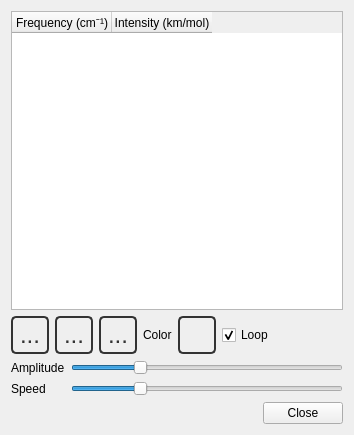
<?xml version="1.0" encoding="UTF-8"?>
<ui version="4.0">
 <class>FrequenciesConfigurator</class>
 <widget class="QDialog" name="FrequenciesConfigurator">
  <property name="geometry">
   <rect>
    <x>0</x>
    <y>0</y>
    <width>354</width>
    <height>435</height>
   </rect>
  </property>
  <property name="sizePolicy">
   <sizepolicy hsizetype="MinimumExpanding" vsizetype="MinimumExpanding">
    <horstretch>0</horstretch>
    <verstretch>0</verstretch>
   </sizepolicy>
  </property>
  <property name="windowTitle">
   <string>Vibrational Frequencies</string>
  </property>
  <property name="styleSheet">
   <string notr="true">QToolButton {
   color: #333;
   background-color: QLinearGradient( x1: 0, y1: 0, x2: 0, y2: 1, 
          stop: 0 #fff,
          stop: 0.5 #eee, 
          stop: 1 #999);
   border-width: 2px;
   border-color: #333;
   border-style: solid;
   border-radius: 5;
   padding: 0px;
   font-size: 24px;
   min-width: 34px;
   max-width: 34px;
   min-height: 34px;
   max-height: 34px;
}

QToolButton:disabled {
  background-color: QLinearGradient( x1: 0, y1: 0, x2: 0, y2: 1, 
          stop: 0 #fff,
          stop: 0.5 #eee, 
          stop: 1 #bbb);
   border-color: #aaa;
   color: #aaa;
}

QToolButton:pressed {
   background-color: QLinearGradient( x1: 0, y1: 0, x2: 0, y2: 1, 
          stop: 0 #999,
          stop: 0.5 #eee, 
          stop: 1 #fff);
}

QToolButton:checked {
   border-color: #b00;
}

QToolTip {
   border: 2px solid darkkhaki;
   padding: 2px;
   border-radius: 3px;
   opacity: 500;
   font-size: 10px;
}</string>
  </property>
  <layout class="QVBoxLayout" name="verticalLayout">
   <item>
    <widget class="QTableWidget" name="frequencyTable">
     <property name="editTriggers">
      <set>QAbstractItemView::NoEditTriggers</set>
     </property>
     <property name="selectionMode">
      <enum>QAbstractItemView::SingleSelection</enum>
     </property>
     <property name="selectionBehavior">
      <enum>QAbstractItemView::SelectRows</enum>
     </property>
     <attribute name="horizontalHeaderMinimumSectionSize">
      <number>30</number>
     </attribute>
     <attribute name="verticalHeaderCascadingSectionResizes">
      <bool>true</bool>
     </attribute>
     <column>
      <property name="text">
       <string>Frequency (cm⁻¹)</string>
      </property>
     </column>
     <column>
      <property name="text">
       <string>Intensity (km/mol)</string>
      </property>
     </column>
    </widget>
   </item>
   <item>
    <layout class="QHBoxLayout" name="horizontalLayout_2">
     <item>
      <widget class="QToolButton" name="backButton">
       <property name="toolTip">
        <string>Move to previous frequency</string>
       </property>
       <property name="text">
        <string>...</string>
       </property>
       <property name="icon">
        <iconset resource="IQmol.qrc">
         <normaloff>:/resources/icons/GoBack.png</normaloff>:/resources/icons/GoBack.png</iconset>
       </property>
       <property name="iconSize">
        <size>
         <width>24</width>
         <height>24</height>
        </size>
       </property>
      </widget>
     </item>
     <item>
      <widget class="QToolButton" name="playButton">
       <property name="toolTip">
        <string>Start and stop animation</string>
       </property>
       <property name="styleSheet">
        <string>QToolButton:checked {
   border-color: #333;
}</string>
       </property>
       <property name="text">
        <string>...</string>
       </property>
       <property name="icon">
        <iconset resource="IQmol.qrc">
         <normaloff>:/resources/icons/Play.png</normaloff>
         <normalon>:/resources/icons/Stop.png</normalon>:/resources/icons/Play.png</iconset>
       </property>
       <property name="iconSize">
        <size>
         <width>24</width>
         <height>24</height>
        </size>
       </property>
       <property name="checkable">
        <bool>true</bool>
       </property>
      </widget>
     </item>
     <item>
      <widget class="QToolButton" name="forwardButton">
       <property name="toolTip">
        <string>Move to next frequency</string>
       </property>
       <property name="text">
        <string>...</string>
       </property>
       <property name="icon">
        <iconset resource="IQmol.qrc">
         <normaloff>:/resources/icons/GoForward.png</normaloff>:/resources/icons/GoForward.png</iconset>
       </property>
       <property name="iconSize">
        <size>
         <width>24</width>
         <height>24</height>
        </size>
       </property>
      </widget>
     </item>
     <item>
      <widget class="QLabel" name="label_4">
       <property name="text">
        <string>Color</string>
       </property>
      </widget>
     </item>
     <item>
      <widget class="QToolButton" name="colorButton">
       <property name="toolTip">
        <string>Select the displacement vector color</string>
       </property>
       <property name="text">
        <string/>
       </property>
      </widget>
     </item>
     <item>
      <widget class="QCheckBox" name="loopButton">
       <property name="text">
        <string>Loop</string>
       </property>
       <property name="checked">
        <bool>true</bool>
       </property>
      </widget>
     </item>
     <item>
      <spacer name="horizontalSpacer_2">
       <property name="orientation">
        <enum>Qt::Horizontal</enum>
       </property>
       <property name="sizeHint" stdset="0">
        <size>
         <width>10</width>
         <height>20</height>
        </size>
       </property>
      </spacer>
     </item>
    </layout>
   </item>
   <item>
    <layout class="QGridLayout" name="gridLayout_2">
     <item row="0" column="0">
      <widget class="QLabel" name="label">
       <property name="text">
        <string>Amplitude</string>
       </property>
      </widget>
     </item>
     <item row="0" column="1">
      <widget class="QSlider" name="amplitudeSlider">
       <property name="toolTip">
        <string>This slider controls the magnitude of both the displacement vectors and animation.</string>
       </property>
       <property name="minimum">
        <number>1</number>
       </property>
       <property name="maximum">
        <number>100</number>
       </property>
       <property name="value">
        <number>25</number>
       </property>
       <property name="orientation">
        <enum>Qt::Horizontal</enum>
       </property>
      </widget>
     </item>
     <item row="1" column="0">
      <widget class="QLabel" name="label_2">
       <property name="text">
        <string>Speed</string>
       </property>
      </widget>
     </item>
     <item row="1" column="1">
      <widget class="QSlider" name="speedSlider">
       <property name="toolTip">
        <string>Controls the speed of animation</string>
       </property>
       <property name="minimum">
        <number>1</number>
       </property>
       <property name="maximum">
        <number>100</number>
       </property>
       <property name="value">
        <number>25</number>
       </property>
       <property name="orientation">
        <enum>Qt::Horizontal</enum>
       </property>
      </widget>
     </item>
    </layout>
   </item>
   <item>
    <layout class="QHBoxLayout" name="horizontalLayout">
     <item>
      <spacer name="horizontalSpacer">
       <property name="orientation">
        <enum>Qt::Horizontal</enum>
       </property>
       <property name="sizeHint" stdset="0">
        <size>
         <width>40</width>
         <height>20</height>
        </size>
       </property>
      </spacer>
     </item>
     <item>
      <widget class="QPushButton" name="closeButton">
       <property name="text">
        <string>Close</string>
       </property>
       <property name="autoDefault">
        <bool>false</bool>
       </property>
      </widget>
     </item>
    </layout>
   </item>
  </layout>
 </widget>
 <resources>
  <include location="IQmol.qrc"/>
 </resources>
 <connections>
  <connection>
   <sender>closeButton</sender>
   <signal>clicked()</signal>
   <receiver>FrequenciesConfigurator</receiver>
   <slot>close()</slot>
   <hints>
    <hint type="sourcelabel">
     <x>229</x>
     <y>448</y>
    </hint>
    <hint type="destinationlabel">
     <x>139</x>
     <y>238</y>
    </hint>
   </hints>
  </connection>
 </connections>
</ui>
